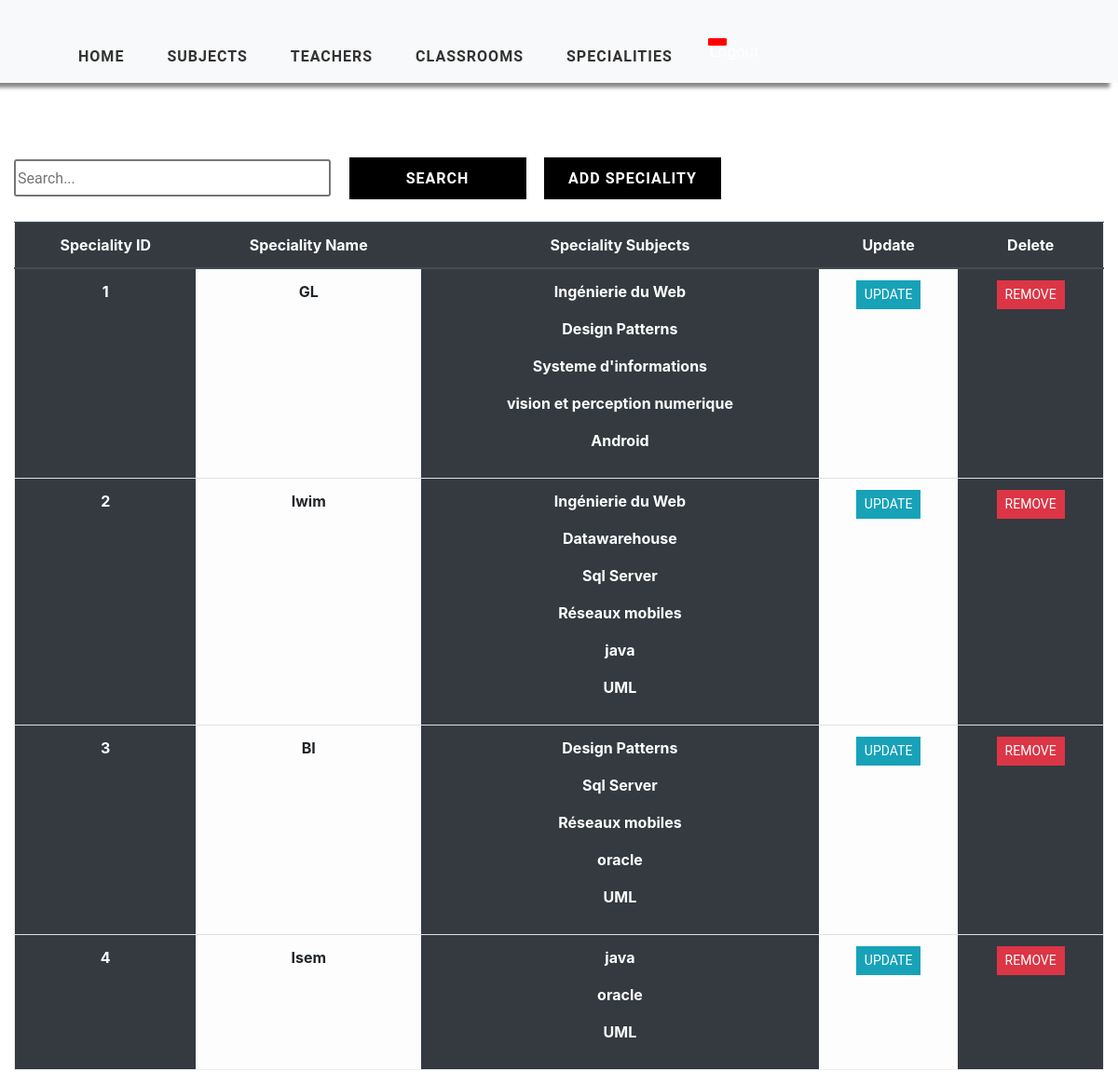
The page /speciality/list on the database its author committed.
### timetableCSP/models.py (models this page shows, shortened)
class Speciality(models.Model):
    speciality_id = models.AutoField(primary_key=True)
    speciality_name = models.CharField(max_length=2000, null=True)
    subjects = models.ManyToManyField(Subject, null=True)

class Subject(models.Model):
    subject_id = models.AutoField(primary_key=True)
    subject_name = models.CharField(max_length=1000, null=True)
    subject_number_of_students = models.IntegerField(null=True)
    subject_groups = models.IntegerField(null=True)
    teacher = models.ForeignKey(Teacher, null=True, on_delete=models.SET_NULL)

### timetableCSP/views.py (the view)
# urls.py: path('speciality/list', views.specialitiesList, name='list-speciality'),
def specialitiesList(request):
    specialities = Speciality.objects.all()
    context = {'specialities': specialities}
    return render(request, 'listSpeciality.html', context)

### templates/listSpeciality.html (shortened to what this page needs)
{% extends 'main.html' %}
{% load static %}
{% block content %}
    <div class="container-fluid">
    <div class="search">
        <input type="text" class="searchbox" placeholder="Search...">
        <input type="submit" value="Search" class="searchButton">
        <a href="{% url 'add-speciality' %}"><button class="searchButton">Add Speciality </button></a>
    </div>
	<div class="table-responsive-lg">
        <table class="table ">
            <thead class="thead-dark">
			<tr>
                <div class="header__item filter__link">
                  <th class="text-center" scope="col">Speciality ID</th>
                </div>
                <div class="header__item filter__link" >
                   <th scope="col" class="text-center">Speciality Name</th>
                </div>
                <div class="header__item filter__link">
                  <th class="text-center" scope="col">Speciality Subjects</th>
                </div>
                <div class="header__item filter__link">
                    <th class="text-center" scope="col"> Update</th>
                </div>
                <div class="header__item filter__link">
                     <th class="text-center" scope="col">Delete</th>
                </div>
			</tr>
            </thead>
                {% for speciality in specialities %}
				    <tr>
                        <th scope="row" class="table-dark text-center">{{ speciality.speciality_id }}</th>
						<th scope="row" class="table-light text-center"  >{{ speciality.speciality_name }}</th>
                        <th scope="row" class="table-dark text-center"  >
                            {% for sub in speciality.subjects.all %}
                            <p>{{ sub.subject_name }}</p>
                            {% endfor %}
                        </th>
                        <th scope="row" class="table-light text-center"> <a href="{% url 'update-speciality' speciality.speciality_id %}" class="btn btn-sm btn-info">Update</a></th>
                        <th scope="row" class="table-dark text-center"> <a href="{% url 'delete-speciality' speciality.speciality_id %}" class="btn btn-sm btn-danger" >Remove</a></th>
					</tr>
                {% endfor %}
        </table>
</div>
    </div>
{% endblock %}

### static/css/style.css (style rules this page uses)
a { cursor: pointer; }

### static/css/tables.css (style rules this page uses)
*, *:before, *:after { box-sizing: border-box; }
body { font-family: "Roboto", sans-serif; margin: 0; }
.table { border: 1px solid #eeeeee; overflow-y: auto; overflow-x: auto; overflow-style: marquee-line; height: 720px; }
.table-data, .header__item { flex: 1 1 20%; text-align: center; font-family: Roboto, sans-serif; font-weight: bold; }
.header__item { text-transform: uppercase; }
.filter__link { color: white; text-decoration: none; position: relative; display: inline-block; padding-left: 24px; padding-right: 24px; }
.filter__link::after { content: ""; position: absolute; right: -18px; color: white; font-size: 12px; top: 50%; transform: translateY(-50%); }
.btn { border-radius: 0 !important; font-family: Roboto, sans-serif !important; text-transform: uppercase; }
.search { display: inline-block; }
.searchbox { width: 340px; height: 40px; border-style: solid; border-radius: 3px; font-family: Roboto, sans-serif; text-align: justify; }
.searchButton { width: 190px; height: 45px ; font-family: Roboto, sans-serif; text-transform: uppercase; letter-spacing: 1px; font-weight: bolder; color: white ; background: black; margin-left: 15px; margin-top: 40px; border-color: black ; border-radius: 0 ; border-style: solid; border-width: 3px ; }

### rows shown on the page
Speciality: speciality_id "1", speciality_name "GL"
Subject: subject_name "Ingénierie du Web"
Subject: subject_name "Design Patterns"
Subject: subject_name "Systeme d'informations"
Subject: subject_name "vision et perception numerique"
Subject: subject_name "Android"
Speciality: speciality_id "2", speciality_name "Iwim"
Subject: subject_name "Datawarehouse"
Subject: subject_name "Sql Server"
Subject: subject_name "Réseaux mobiles"
Subject: subject_name "java"
Subject: subject_name "UML"
Speciality: speciality_id "3", speciality_name "BI"
Subject: subject_name "oracle"
Speciality: speciality_id "4", speciality_name "Isem"
